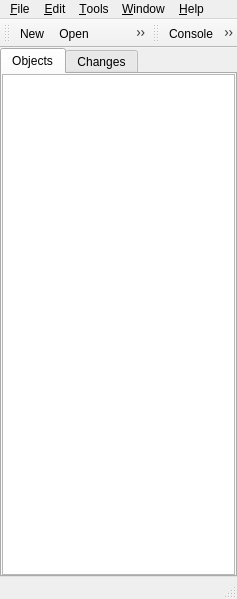
<ui version="4.0" >
 <author></author>
 <comment></comment>
 <exportmacro></exportmacro>
 <class>MainWindow</class>
 <widget class="QMainWindow" name="MainWindow" >
  <property name="geometry" >
   <rect>
    <x>0</x>
    <y>0</y>
    <width>237</width>
    <height>599</height>
   </rect>
  </property>
  <property name="contextMenuPolicy" >
   <enum>Qt::CustomContextMenu</enum>
  </property>
  <property name="windowTitle" >
   <string>Grafity</string>
  </property>
  <property name="windowIcon" >
   <iconset>../resources/images/logos/grafity-16.png</iconset>
  </property>
  <widget class="QWidget" name="centralwidget" >
   <layout class="QVBoxLayout" >
    <property name="margin" >
     <number>0</number>
    </property>
    <property name="spacing" >
     <number>6</number>
    </property>
    <item>
     <widget class="QTabWidget" name="tabWidget" >
      <widget class="QWidget" name="tab" >
       <attribute name="title" >
        <string>Objects</string>
       </attribute>
       <layout class="QHBoxLayout" >
        <property name="margin" >
         <number>0</number>
        </property>
        <property name="spacing" >
         <number>6</number>
        </property>
        <item>
         <widget class="QTreeView" name="tree" >
          <property name="alternatingRowColors" >
           <bool>true</bool>
          </property>
         </widget>
        </item>
       </layout>
      </widget>
      <widget class="QWidget" name="tab_2" >
       <attribute name="title" >
        <string>Changes</string>
       </attribute>
      </widget>
     </widget>
    </item>
   </layout>
  </widget>
  <widget class="QMenuBar" name="menubar" >
   <property name="geometry" >
    <rect>
     <x>0</x>
     <y>0</y>
     <width>237</width>
     <height>31</height>
    </rect>
   </property>
   <widget class="QMenu" name="menu_Help" >
    <property name="title" >
     <string>&amp;Help</string>
    </property>
   </widget>
   <widget class="QMenu" name="menu_File" >
    <property name="title" >
     <string>&amp;File</string>
    </property>
    <addaction name="action_New" />
    <addaction name="action_Open" />
    <addaction name="separator" />
    <addaction name="action_Save" />
    <addaction name="action_Save_As" />
    <addaction name="separator" />
    <addaction name="actionE_xit" />
   </widget>
   <widget class="QMenu" name="menu_Window" >
    <property name="title" >
     <string>&amp;Window</string>
    </property>
    <addaction name="actionConsole" />
    <addaction name="actionProperties" />
    <addaction name="separator" />
   </widget>
   <widget class="QMenu" name="menu_Tools" >
    <property name="title" >
     <string>&amp;Tools</string>
    </property>
   </widget>
   <widget class="QMenu" name="menu_Edit" >
    <property name="title" >
     <string>&amp;Edit</string>
    </property>
    <addaction name="action_Undo" />
    <addaction name="action_Redo" />
    <addaction name="separator" />
   </widget>
   <addaction name="menu_File" />
   <addaction name="menu_Edit" />
   <addaction name="menu_Tools" />
   <addaction name="menu_Window" />
   <addaction name="menu_Help" />
  </widget>
  <widget class="QStatusBar" name="statusbar" >
   <property name="geometry" >
    <rect>
     <x>0</x>
     <y>575</y>
     <width>237</width>
     <height>24</height>
    </rect>
   </property>
  </widget>
  <widget class="QToolBar" name="toolBar" >
   <property name="layoutDirection" >
    <enum>Qt::LeftToRight</enum>
   </property>
   <property name="movable" >
    <bool>true</bool>
   </property>
   <property name="orientation" >
    <enum>Qt::Horizontal</enum>
   </property>
   <attribute name="toolBarArea" >
    <number>4</number>
   </attribute>
   <addaction name="action_New" />
   <addaction name="action_Open" />
   <addaction name="action_Save" />
   <addaction name="action_Save_As" />
   <addaction name="separator" />
   <addaction name="actionE_xit" />
  </widget>
  <widget class="QToolBar" name="toolBar_3" >
   <property name="layoutDirection" >
    <enum>Qt::LeftToRight</enum>
   </property>
   <property name="movable" >
    <bool>true</bool>
   </property>
   <property name="orientation" >
    <enum>Qt::Horizontal</enum>
   </property>
   <attribute name="toolBarArea" >
    <number>4</number>
   </attribute>
   <addaction name="actionConsole" />
   <addaction name="actionProperties" />
   <addaction name="separator" />
   <addaction name="actionNew_Graph" />
   <addaction name="actionNew_Worksheet" />
   <addaction name="actionNew_Folder" />
  </widget>
  <action name="action_New" >
   <property name="icon" >
    <iconset>../resources/images/new/general/new.png</iconset>
   </property>
   <property name="text" >
    <string>&amp;New</string>
   </property>
  </action>
  <action name="action_Open" >
   <property name="icon" >
    <iconset>../resources/images/new/general/open.png</iconset>
   </property>
   <property name="text" >
    <string>&amp;Open...</string>
   </property>
  </action>
  <action name="action_Save" >
   <property name="icon" >
    <iconset>../resources/images/new/general/save.png</iconset>
   </property>
   <property name="text" >
    <string>&amp;Save</string>
   </property>
  </action>
  <action name="action_Save_As" >
   <property name="icon" >
    <iconset>../resources/images/new/general/saveas.png</iconset>
   </property>
   <property name="text" >
    <string>&amp;Save As...</string>
   </property>
  </action>
  <action name="actionNew_Worksheet" >
   <property name="icon" >
    <iconset>../resources/images/new/general/new-worksheet.png</iconset>
   </property>
   <property name="text" >
    <string>New &amp;Worksheet</string>
   </property>
  </action>
  <action name="actionNew_Graph" >
   <property name="icon" >
    <iconset>../resources/images/new/general/new-graph.png</iconset>
   </property>
   <property name="text" >
    <string>New &amp;Graph</string>
   </property>
  </action>
  <action name="actionNew_Folder" >
   <property name="icon" >
    <iconset>../resources/images/new/general/new-folder.png</iconset>
   </property>
   <property name="text" >
    <string>New &amp;Folder</string>
   </property>
  </action>
  <action name="action_Undo" >
   <property name="icon" >
    <iconset>../resources/images/new/general/undo.png</iconset>
   </property>
   <property name="text" >
    <string>&amp;Undo</string>
   </property>
  </action>
  <action name="action_Redo" >
   <property name="icon" >
    <iconset>../resources/images/new/general/redo.png</iconset>
   </property>
   <property name="text" >
    <string>&amp;Redo</string>
   </property>
  </action>
  <action name="actionE_xit" >
   <property name="icon" >
    <iconset>../resources/images/new/general/exit.png</iconset>
   </property>
   <property name="text" >
    <string>E&amp;xit</string>
   </property>
  </action>
  <action name="actionConsole" >
   <property name="icon" >
    <iconset>../resources/images/new/general/script.png</iconset>
   </property>
   <property name="text" >
    <string>Console</string>
   </property>
  </action>
  <action name="actionProperties" >
   <property name="icon" >
    <iconset>../resources/images/new/stock_file-properties.png</iconset>
   </property>
   <property name="text" >
    <string>properties</string>
   </property>
  </action>
 </widget>
 <pixmapfunction></pixmapfunction>
 <resources/>
 <connections/>
</ui>
